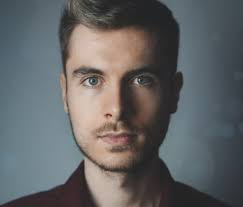
#> input picture face.jfif, 243 x 207 px, found by its file name
$ jupyter execute 'FACE DETECTION.ipynb'
#> lines starting #> are read from the running program, lines starting #| are printed output that depends on the picture; after the words box and inside, x2 and y2 are one past the last pixel; in counts of white or black regions, pixels touching at a corner belong together
IMPORT LIBRARIES

[cell 1]
import cv2
import numpy as np

FACE DETECTION

[cell 2]
img = cv2.imread("C:\\Users\\Nishita Bajaj\\OneDrive\\Desktop\\MINOR PROJECT\\face.jfif")
#> img is the input picture: shape (207, 243, 3); mean B, G, R 100.6, 99.5, 98.2
face_cascade=cv2.CascadeClassifier("C:\\Users\\Nishita Bajaj\\OneDrive\\Desktop\\MINOR PROJECT\\haarcascade_frontalface_default.xml")
faces=face_cascade.detectMultiScale(img)
#> faces = [[49, 27, 136, 136]]

for (x,y,w,h) in faces:
    cv2.rectangle(img,(x,y),(x+w,y+h),(50,50,250),2)
#> this loop made 1 pass
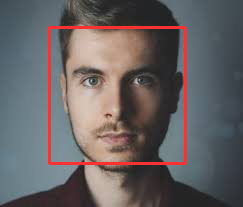
#> img: shape (207, 243, 3); 3.24% of pixels changed, all inside (x1, y1, x2, y2) = (48, 26, 187, 165)
cv2.imshow("Messy",img)
cv2.waitKey(0)
cv2.destroyAllWindows()

EYE DETECTION

[cell 3]
face_cascade=cv2.CascadeClassifier("C:\\Users\\Nishita Bajaj\\OneDrive\\Desktop\\MINOR PROJECT\\haarcascade_frontalface_default.xml")
eye_cascade=cv2.CascadeClassifier("C:\\Users\\Nishita Bajaj\\OneDrive\\Desktop\\MINOR PROJECT\\haarcascade_eye_tree_eyeglasses.xml")
img=cv2.imread("C:\\Users\\Nishita Bajaj\\OneDrive\\Desktop\\face.jfif")
faces=face_cascade.detectMultiScale(img)

for (x, y , w ,h) in faces:
    cv2.rectangle(img, (x,y), (x+w, y+h), (255, 0 , 0), 3)
    roi_gray = cv2.cvtColor(img[y:y+h, x:x+w], cv2.COLOR_BGR2GRAY)
    roi_color = img[y:y+h, x:x+w]
    eyes = eye_cascade.detectMultiScale(roi_gray)
    for (ex, ey ,ew, eh) in eyes:
        cv2.rectangle(roi_color, (ex,ey), (ex+ew, ey+eh), (0, 0, 255), 2)
#> this loop made 1 pass
#> (x, y, w, h, eyes) on pass 1: (49, 27, 136, 136, [[27, 38, 31, 31], [76, 38, 31, 31]])
#> pass 1, `roi_gray = cv2.cvtColor(img[y:y+h, x:x+w], cv2.COLOR_BGR2GRAY)`:
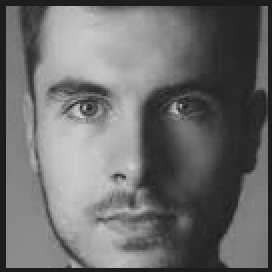
#> roi_gray: shape (136, 136) (shown 2 times larger); min 25, max 212, mean 108.5
#> pass 1, `roi_color = img[y:y+h, x:x+w]`:
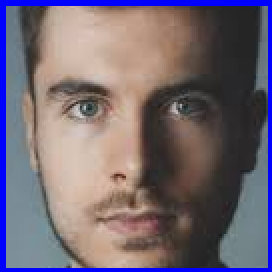
#> roi_color: shape (136, 136, 3) (shown 2 times larger); mean B, G, R 116, 103.9, 114.8
#> after the loop:
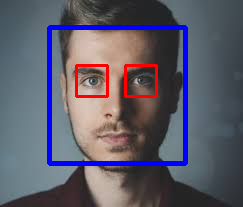
#> img: shape (207, 243, 3); 6.85% of pixels changed, all inside (x1, y1, x2, y2) = (47, 25, 188, 166)
#> after the loop:
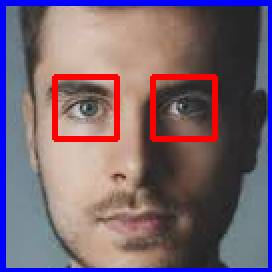
#> roi_color: shape (136, 136, 3) (shown 2 times larger); 3.98% of pixels changed, all inside (x1, y1, x2, y2) = (26, 37, 109, 71)

cv2.imshow("Image",img)
cv2.waitKey(0)
cv2.destroyAllWindows()
